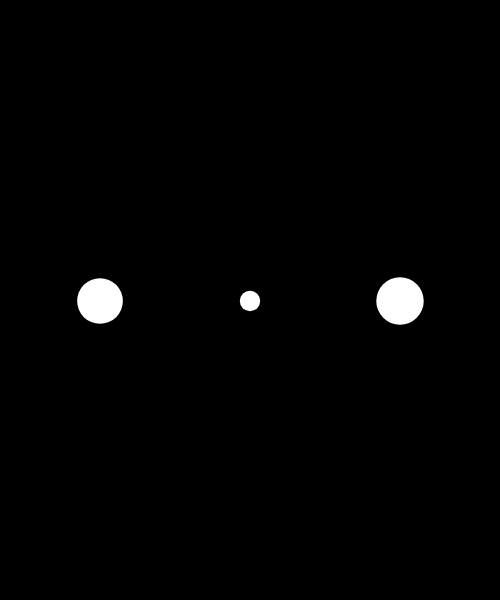
Frame 1 (no input)
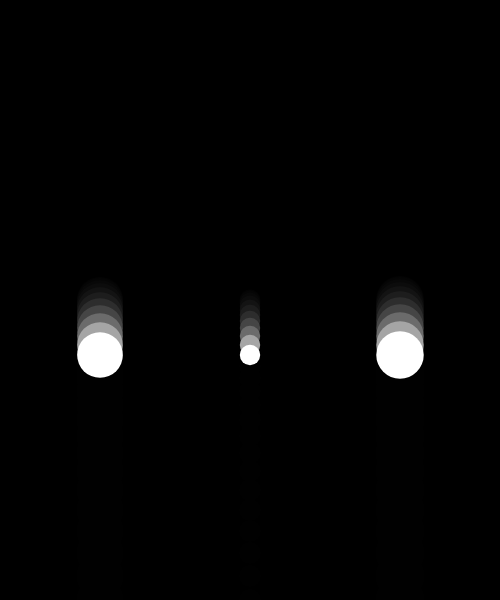
Frame 60 (no input)
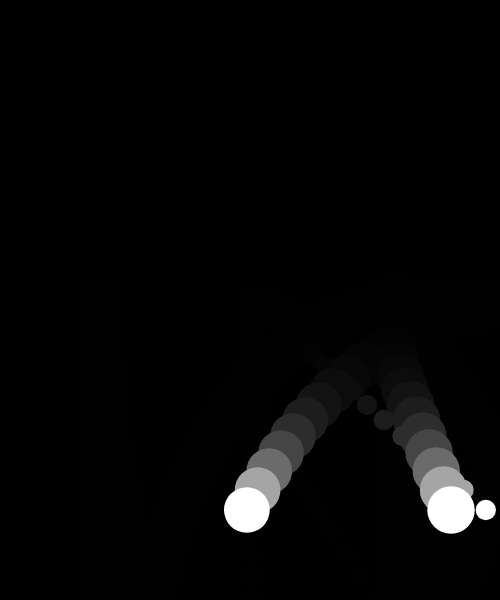
Frame 120 (the mouse pressed at the canvas centre since frame 60)

The p5.js sketch that drew these frames (run headless with seeded random() and noise() and a simulated clock; from frame 60 on, the mouse is pressed at the canvas centre):

// p5.js sketch
// ── sketch.js
let GRAVITY_MAGNITUDE = 1;
let particles = [];

function setup() {
  createCanvas(500, 600);
  background(0);

  particles.push( new Particle(100, height / 2, random(5, 30)) );
  particles.push( new Particle(250, height / 2, random(5, 30)) );
  particles.push( new Particle(400, height / 2, random(5, 30)) );
}

function draw() {
  background(0,90);

  for (let i = 0; i < particles.length; i++) {
    let p = particles[i];

    if (mouseIsPressed) {
      let wind = createVector(random(0.1, 1), 0);
      p.applyForce(wind);
    }

    let gravity = createVector(0, GRAVITY_MAGNITUDE * p.mass); // ***
    p.applyForce(gravity);

    p.update();
    p.checkBoundaries();
    p.display();
  }
}

///// CLASS /////

class Particle {
  constructor(x, y, rad) {
    this.pos = createVector(x, y);
    this.vel = createVector(0, 0);
    this.acc = createVector(0, 0);
    this.rad = rad;
    this.mass = rad * 0.05; // MASS!
  }
  applyForce(f) {
    if (this.mass > 0) {
      let force = p5.Vector.div(f, this.mass);
      this.acc.add(force);
    }
  }
  update() {
    this.vel.add(this.acc);
    this.pos.add(this.vel);
    this.acc.mult(0);
  }
  checkBoundaries() {
    // x
    if (this.pos.x < 0) {
      this.pos.x = 0;
      this.vel.x = -this.vel.x;
    } else if (this.pos.x > width) {
      this.pos.x = width;
      this.vel.x = -this.vel.x;
    }
    // y
    if (this.pos.y < 0) {
      this.pos.y = 0;
      this.vel.y = -this.vel.y;
    } else if (this.pos.y > height) {
      this.pos.y = height;
      this.vel.y = -this.vel.y;
    }
  }
  display() {
    push();
    translate(this.pos.x, this.pos.y);
    noStroke();
    fill(255);
    circle(0, 0, this.rad * 2);
    pop();
  }
}
